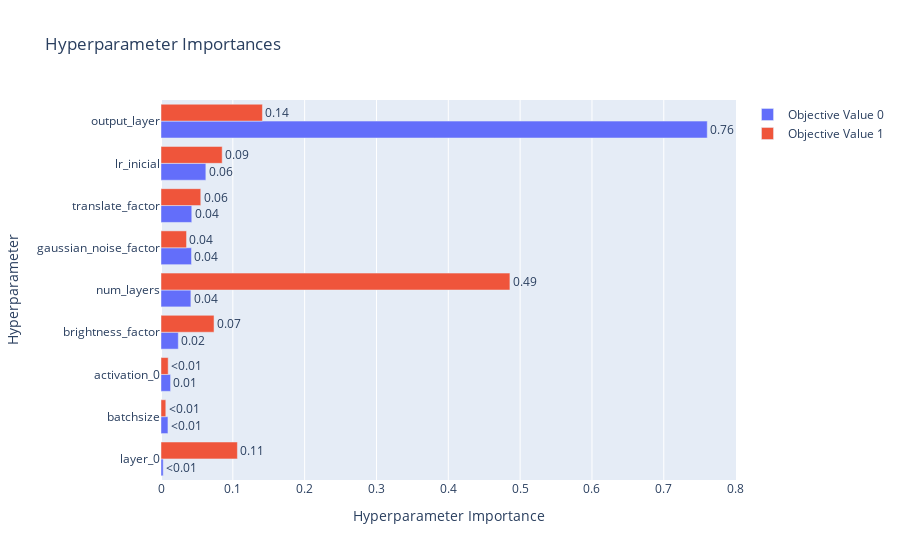

Notebook code cell kept with this figure:
### Code cell
plot_param_importances(study_2, target_names=["accuracy", "model_size"])

### Figure 1 — Plotly figure (JSON) as saved in the notebook; plotly's stock layout.template omitted (floating-point values rounded to 4 significant figures)
{"data": [{"cliponaxis": false, "hovertemplate": ["layer_0 (CategoricalDistribution): 0.0030773553358989045<extra></extra>", "batchsize (IntDistribution): 0.009673853719855931<extra></extra>", "activation_0 (CategoricalDistribution): 0.013315422388033614<extra></extra>", "brightness_factor (FloatDistribution): 0.024085980106813003<extra></extra>", "num_layers (CategoricalDistribution): 0.041593999384623256<extra></extra>", "gaussian_noise_factor (FloatDistribution): 0.04247238242585224<extra></extra>", "translate_factor (FloatDistribution): 0.04283716822516141<extra></extra>", "lr_inicial (FloatDistribution): 0.06243974788680579<extra></extra>", "output_layer (CategoricalDistribution): 0.7605040905269559<extra></extra>"], "name": "Objective Value 0", "orientation": "h", "text": ["<0.01", "<0.01", "0.01", "0.02", "0.04", "0.04", "0.04", "0.06", "0.76"], "textposition": "outside", "type": "bar", "x": [0.003077, 0.009674, 0.01332, 0.02409, 0.04159, 0.04247, 0.04284, 0.06244, 0.7605], "y": ["layer_0", "batchsize", "activation_0", "brightness_factor", "num_layers", "gaussian_noise_factor", "translate_factor", "lr_inicial", "output_layer"]}, {"cliponaxis": false, "hovertemplate": ["batchsize (IntDistribution): 0.0066889952786380906<extra></extra>", "activation_0 (CategoricalDistribution): 0.009992006042440436<extra></extra>", "gaussian_noise_factor (FloatDistribution): 0.03555250819348748<extra></extra>", "translate_factor (FloatDistribution): 0.05537558458215107<extra></extra>", "brightness_factor (FloatDistribution): 0.07385009611289968<extra></extra>", "lr_inicial (FloatDistribution): 0.08517575581425815<extra></extra>", "layer_0 (CategoricalDistribution): 0.10636983574180445<extra></extra>", "output_layer (CategoricalDistribution): 0.14121911258170408<extra></extra>", "num_layers (CategoricalDistribution): 0.48577610565261664<extra></extra>"], "name": "Objective Value 1", "orientation": "h", "text": ["<0.01", "<0.01", "0.04", "0.06", "0.07", "0.09", "0.11", "0.14", "0.49"], "textposition": "outside", "type": "bar", "x": [0.006689, 0.009992, 0.03555, 0.05538, 0.07385, 0.08518, 0.1064, 0.1412, 0.4858], "y": ["batchsize", "activation_0", "gaussian_noise_factor", "translate_factor", "brightness_factor", "lr_inicial", "layer_0", "output_layer", "num_layers"]}], "layout": {"title": {"text": "Hyperparameter Importances"}, "xaxis": {"title": {"text": "Hyperparameter Importance"}}, "yaxis": {"title": {"text": "Hyperparameter"}}}}
